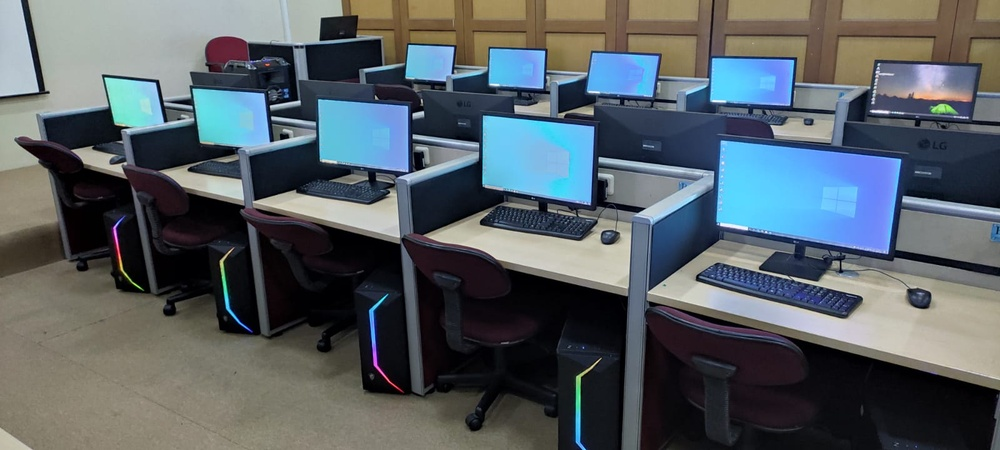
#> input picture images/lab.jpeg, 1000 x 450 px, shrunk from 1600 x 720 before the run, given in place of pyimagesearch_logo.png, which was not available
$ jupyter execute morphological_operations.ipynb   (shell and % lines are left out)   (text cells are left out)
#> lines starting #> are read from the running program, lines starting #| are printed output that depends on the picture; pictures that were not available may be replaced by others from this repository, and a replacement may not be noted
[cell 1]
%cd morphological-operations

[cell 2]
# import the necessary packages
from matplotlib import pyplot as plt
import argparse
import cv2

[cell 3]
def plt_imshow(title, image):
	# convert the image frame BGR to RGB color space and display it
	image = cv2.cvtColor(image, cv2.COLOR_BGR2RGB)
	plt.imshow(image)
	plt.title(title)
	plt.grid(False)
	plt.show()

[cell 4]
# construct the argument parser and parse the arguments
#ap = argparse.ArgumentParser()
#ap.add_argument("-i", "--image", required=True,
#	help="path to input image")
#args = vars(ap.parse_args())

# since we are using Jupyter Notebooks we can replace our argument
# parsing code with *hard coded* arguments and values
args = {
	"image": "pyimagesearch_logo.png"
}

[cell 5]
# load the image, convert it to grayscale, and display it to our
# screen
image = cv2.imread(args["image"])
#> image is the input picture: shape (450, 1000, 3); mean B, G, R 100.6, 95.4, 86.9
gray = cv2.cvtColor(image, cv2.COLOR_BGR2GRAY)
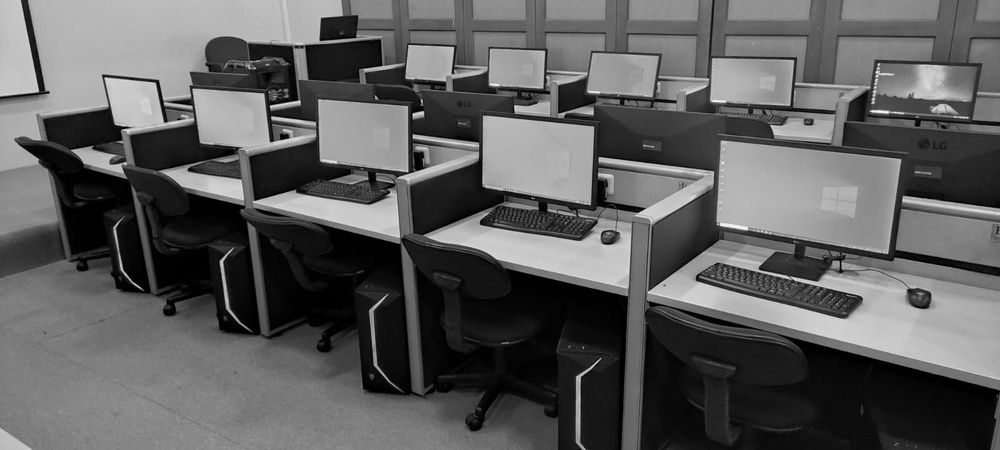
#> gray: shape (450, 1000); min 0, max 249, mean 93.4
plt_imshow("Original", image)

# apply a series of erosions
for i in range(0, 3):
	eroded = cv2.erode(gray.copy(), None, iterations=i + 1)
	plt_imshow("Eroded {} times".format(i + 1), eroded)
#> this loop made 3 passes
#> pass 1, `eroded = cv2.erode(gray.copy(), None, iterations=i + 1)`:
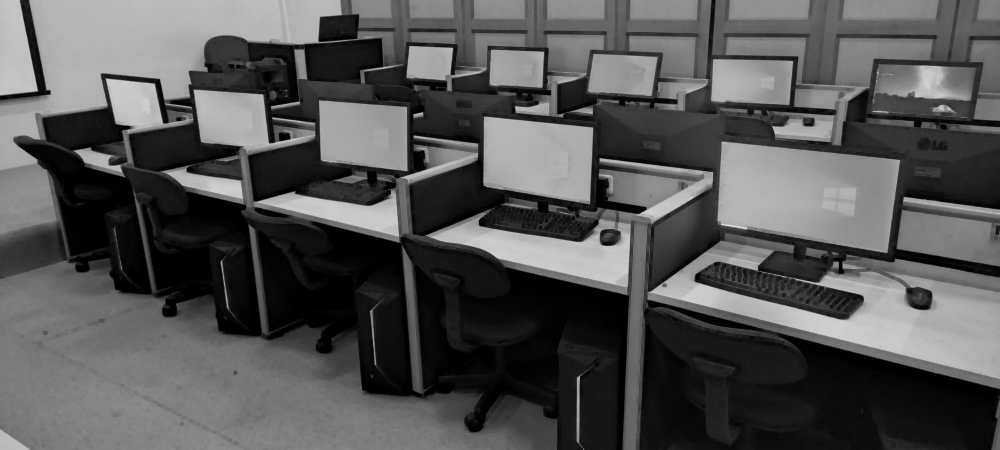
#> eroded: shape (450, 1000); min 0, max 234, mean 84.8

[cell 6]
# display the original image
plt_imshow("Original", image)

# apply a series of dilations
for i in range(0, 3):
	dilated = cv2.dilate(gray.copy(), None, iterations=i + 1)
	plt_imshow("Dilated {} times".format(i + 1), dilated)
#> this loop made 3 passes
#> pass 1, `dilated = cv2.dilate(gray.copy(), None, iterations=i + 1)`:
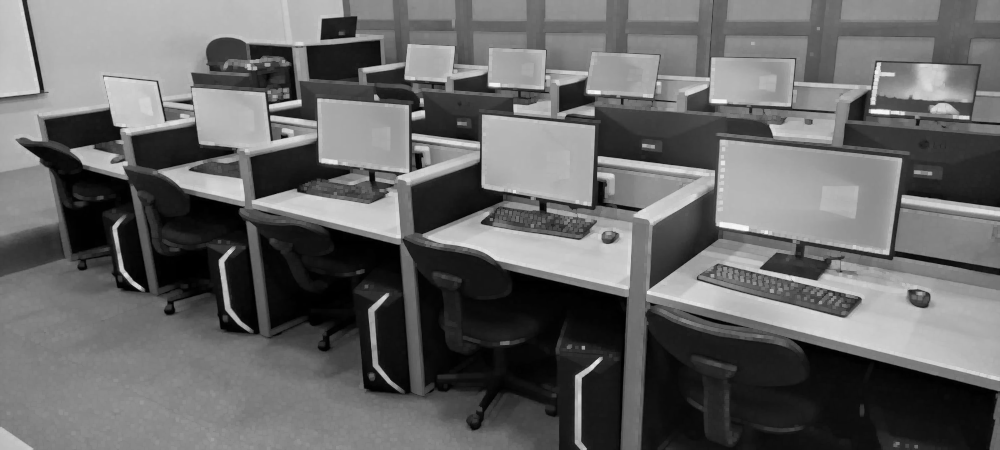
#> dilated: shape (450, 1000); min 0, max 249, mean 102.3
#> pass 2, `dilated = cv2.dilate(gray.copy(), None, iterations=i + 1)`:
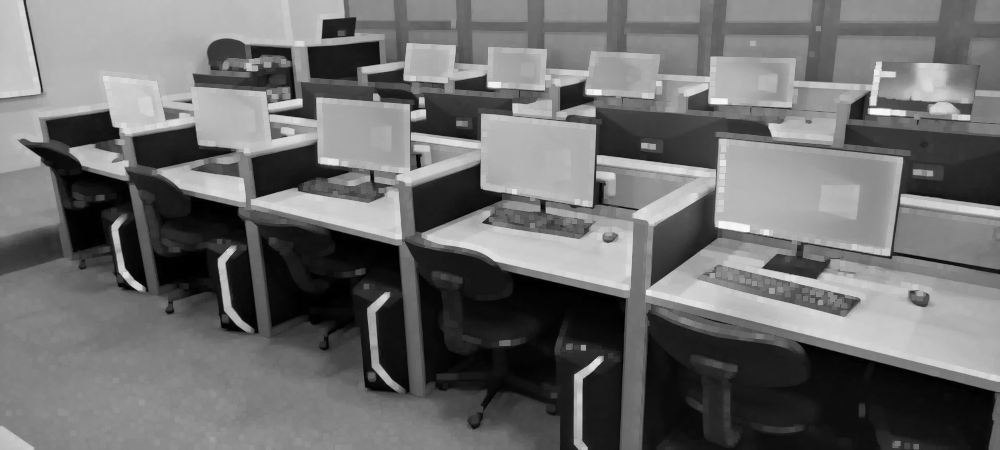
#> dilated: shape (450, 1000); min 0, max 249, mean 109

[cell 7]
# close all windows to cleanup the screen, then initialize a list of
# of kernels sizes that will be applied to the image
plt_imshow("Original", image)
kernelSizes = [(3, 3), (5, 5), (7, 7)]

# loop over the kernels sizes
for kernelSize in kernelSizes:
	# construct a rectangular kernel from the current size and then
	# apply an "opening" operation
	kernel = cv2.getStructuringElement(cv2.MORPH_RECT, kernelSize)
	opening = cv2.morphologyEx(gray, cv2.MORPH_OPEN, kernel)
	plt_imshow("Opening: ({}, {})".format(
		kernelSize[0], kernelSize[1]), opening)
#> this loop made 3 passes
#> pass 2, `opening = cv2.morphologyEx(gray, cv2.MORPH_OPEN, kernel)`:
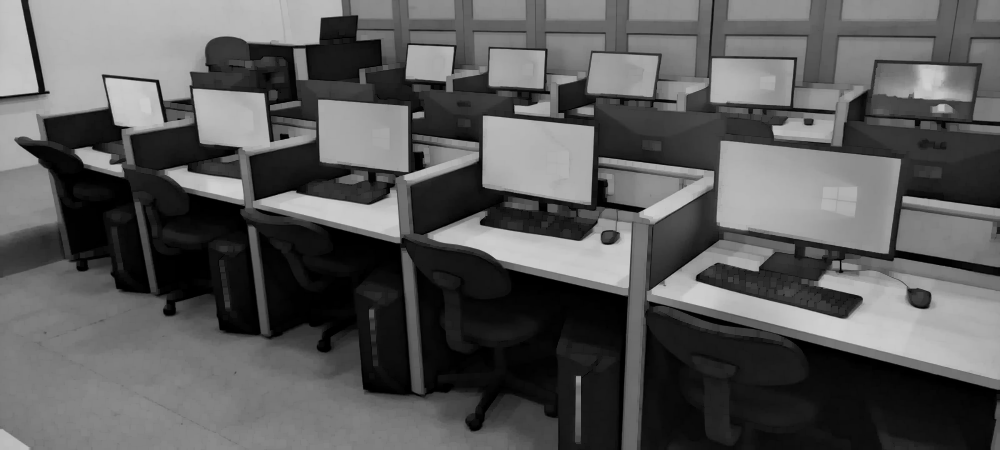
#> opening: shape (450, 1000); min 0, max 208, mean 89.8

[cell 8]
# display the original image
plt_imshow("Original", image)

# loop over the kernels sizes again
for kernelSize in kernelSizes:
	# construct a rectangular kernel form the current size, but this
	# time apply a "closing" operation
	kernel = cv2.getStructuringElement(cv2.MORPH_RECT, kernelSize)
	closing = cv2.morphologyEx(gray, cv2.MORPH_CLOSE, kernel)
	plt_imshow("Closing: ({}, {})".format(
		kernelSize[0], kernelSize[1]), closing)
#> this loop made 3 passes
#> kernel on pass 1: [[1, 1, 1], [1, 1, 1], [1, 1, 1]]
#> pass 2, `closing = cv2.morphologyEx(gray, cv2.MORPH_CLOSE, kernel)`:
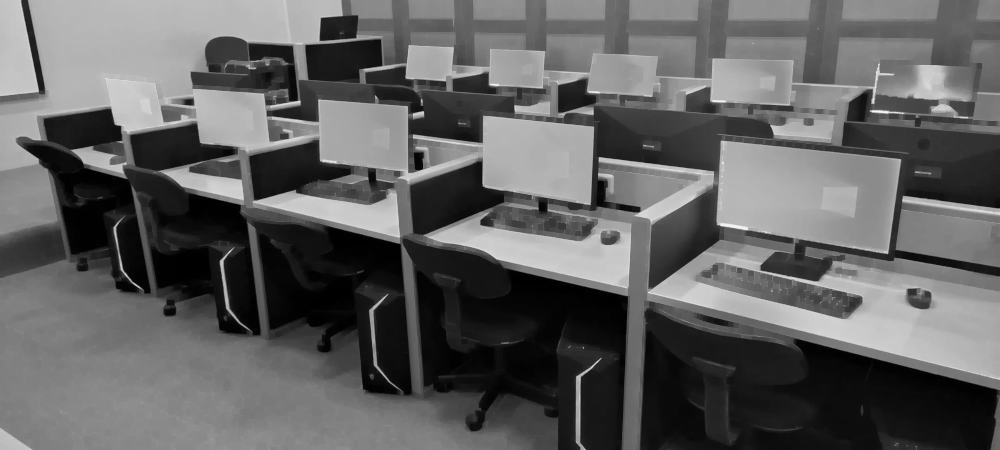
#> closing: shape (450, 1000); min 0, max 249, mean 97.3

[cell 9]
# display the original image
plt_imshow("Original", image)

# loop over the kernels a final time
for kernelSize in kernelSizes:
	# construct a rectangular kernel and apply a "morphological
	# gradient" operation to the image
	kernel = cv2.getStructuringElement(cv2.MORPH_RECT, kernelSize)
	gradient = cv2.morphologyEx(gray, cv2.MORPH_GRADIENT, kernel)
	plt_imshow("Gradient: ({}, {})".format(
		kernelSize[0], kernelSize[1]), gradient)
#> this loop made 3 passes
#> pass 1, `gradient = cv2.morphologyEx(gray, cv2.MORPH_GRADIENT, kernel)`:
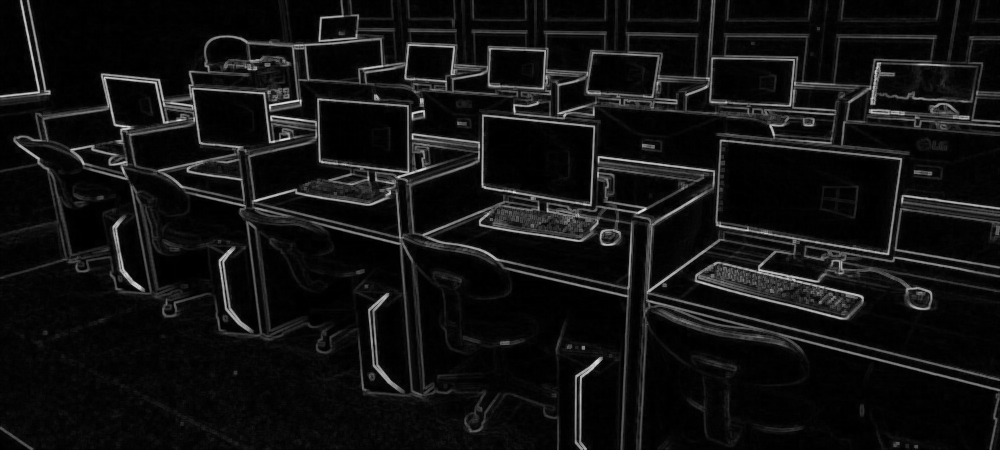
#> gradient: shape (450, 1000); min 0, max 218, mean 17.5
#> pass 2, `gradient = cv2.morphologyEx(gray, cv2.MORPH_GRADIENT, kernel)`:
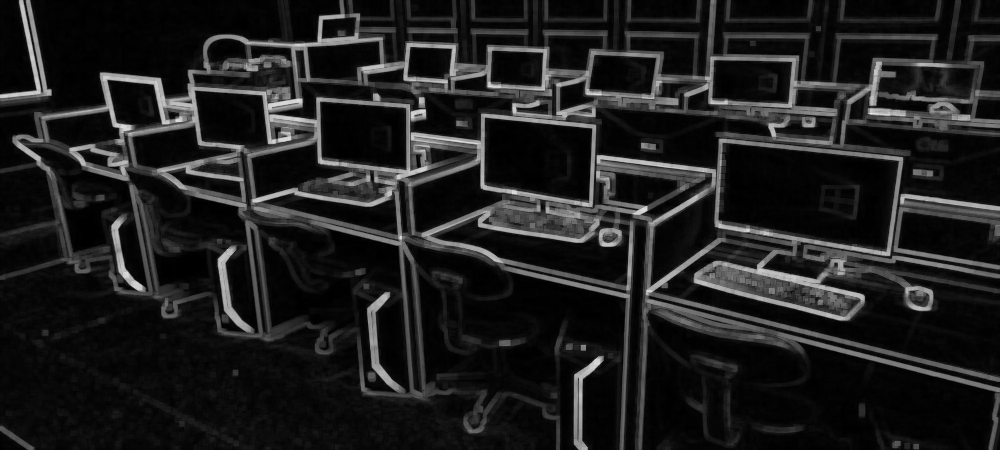
#> gradient: shape (450, 1000); min 0, max 238, mean 30.5

[cell 10]
# construct the argument parser and parse the arguments
#ap = argparse.ArgumentParser()
#ap.add_argument("-i", "--image", required=True,
#	help="path to input image")
#args = vars(ap.parse_args())

# since we are using Jupyter Notebooks we can replace our argument
# parsing code with *hard coded* arguments and values
args = {
	"image": "car.png"
}

[cell 11]
# load the image and convert it to grayscale
image = cv2.imread(args["image"])
gray = cv2.cvtColor(image, cv2.COLOR_BGR2GRAY)

# construct a rectangular kernel (13x5) and apply a blackhat
# operation which enables us to find dark regions on a light
# background
rectKernel = cv2.getStructuringElement(cv2.MORPH_RECT, (13, 5))
blackhat = cv2.morphologyEx(gray, cv2.MORPH_BLACKHAT, rectKernel)
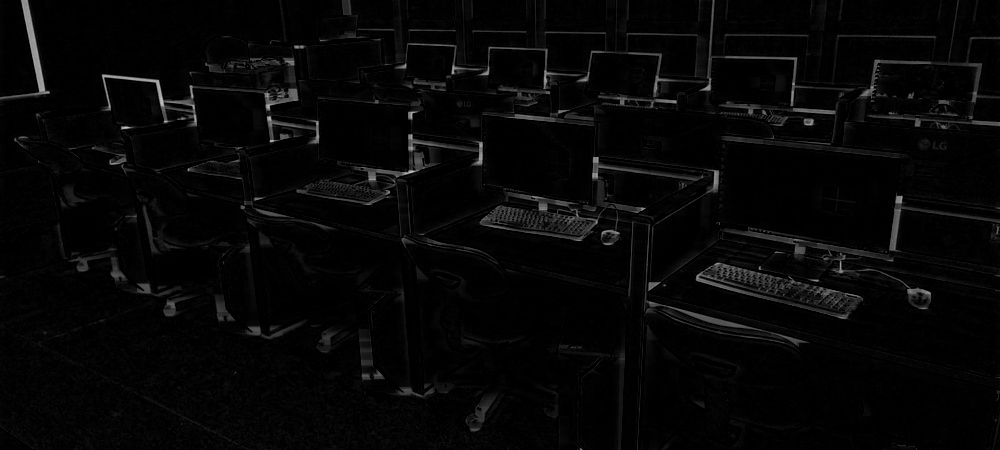
#> blackhat: shape (450, 1000); min 0, max 199, mean 6.4

[cell 12]
# similarly, a tophat (also called a "whitehat") operation will
# enable us to find light regions on a dark background
tophat = cv2.morphologyEx(gray, cv2.MORPH_TOPHAT, rectKernel)
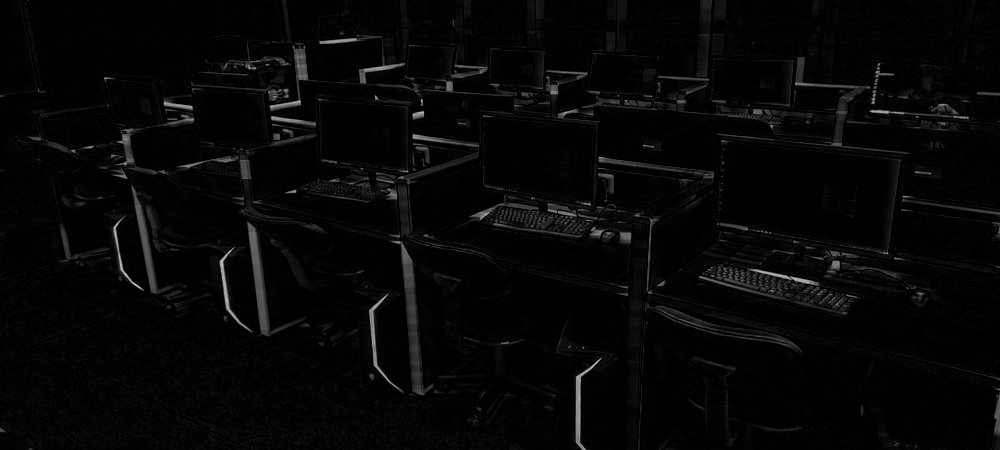
#> tophat: shape (450, 1000); min 0, max 215, mean 6.3

# show the output images
plt_imshow("Original", image)
plt_imshow("Blackhat", blackhat)
plt_imshow("Tophat", tophat)
